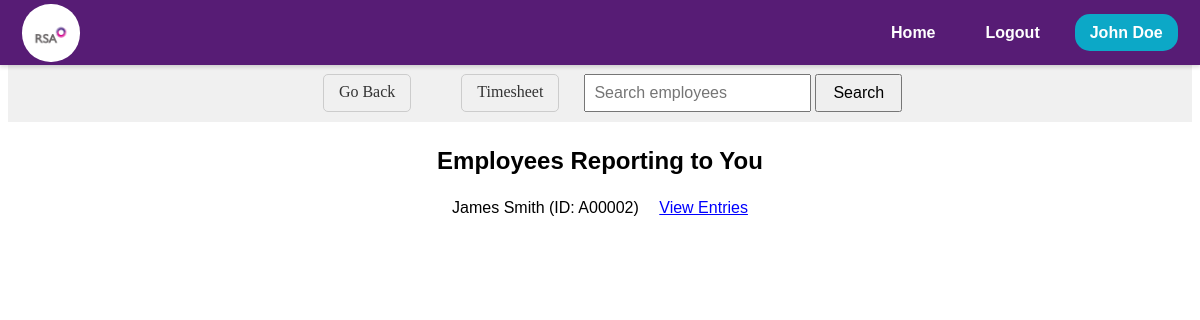
Page /timesheet/manage_repotree (signed in) on the committed database.
### models.py (models this page shows, shortened)
class EmpWD(db.Model, UserMixin):
    __tablename__ = 'EmpWD'
    EMPID = db.Column(db.String(255), primary_key=True)
    username = db.Column(db.String(255), unique=True, nullable=False)
    EName = db.Column(db.String(255))
    DOJRS = db.Column(db.Date)
    DOJSIPL = db.Column(db.Date, nullable=True)
    Profile = db.Column(db.String(255))
    Status = db.Column(db.String(50))
    SIPLLevel = db.Column(db.String(50))
    RSALevel = db.Column(db.String(50))
    EEMail = db.Column(db.String(255))
    IEMail = db.Column(db.String(255))
    Landline = db.Column(db.String(20))
    Mobile = db.Column(db.String(20))
    Ext = db.Column(db.String(10))
    Secretary = db.Column(db.String(255))
    SecretaryID = db.Column(db.String(255))
    SystemID = db.Column(db.String(255))
    Password = db.Column(db.String(255), nullable=False)
    Team = db.Column(db.String(255))
    LineManager = db.Column(db.String(255))
    LineManagerID = db.Column(db.String(255))
    AlternateContatName = db.Column(db.String(255))
    AlternateContatID = db.Column(db.String(255))
    DateofLeavingRSAASIPL = db.Column(db.Date)
    ReasonforLeaving = db.Column(db.String(255))
    LineManager2 = db.Column(db.String(255))
    ITAdmin = db.Column(db.String(255))
    HRAdmin = db.Column(db.String(255))
    TrnAdmin = db.Column(db.String(255))
    FinAdmin = db.Column(db.String(255))
    Field6 = db.Column(db.String(255))
    Field7 = db.Column(db.String(255))

### routes/timesheet/timesheet.py (the view)
@timesheet_bp.route('/manage_repotree', methods=['GET', 'POST'])
@login_required
def manage_repotree():
    search_term = request.form.get('search', '').strip()
    query = EmpWD.query.filter_by(LineManagerID=current_user.EMPID)
    if search_term:
        query = query.filter(EmpWD.EName.ilike(f"%{search_term}%"))
    employees = query.all()
    return render_template('timesheet/timesheet-manager/manage_repotree.html', employees=employees, search_term=search_term, user=current_user)

### app.py (called while the page is built)
@app.before_request
def session_management():
    session.permanent = True

@login_manager.user_loader
def load_user(user_id):
    session = db.session
    return session.get(EmpWD, user_id)

### templates/timesheet/timesheet-manager/manage_repotree.html (shortened to what this page needs)
<!DOCTYPE html>
<html lang="en">
  <head>
    <link
      rel="stylesheet"
      href="{{ url_for('static', filename='css/timesheet/ManageRepotree/ManageRepotree.CSS') }}"
    />
  </head>
  <body>
    {% include 'navbar/navbar.html' %}
    <nav class="ts-nav-container">
      <div class="ts-nav-center">
        <a onclick="history.back(-1)" class="ts-nav-link">Go Back</a>
        <a href="/timesheet" class="ts-nav-link">Timesheet</a>
        <form
          method="POST"
          action="{{ url_for('timesheet.manage_repotree') }}"
          class="ts-manager-view-form"
        >
          <input
            type="text"
            name="search"
            placeholder="Search employees"
            value="{{ search_term }}"
            class="ts-manager-view-input"
          />
          <button type="submit" class="ts-manager-view-button">Search</button>
        </form>
      </div>
    </nav>
    <div class="ts-manager-view-body">
      <div class="ts-manager-view-container">
        <h2 class="ts-manager-view-subtitle">Employees Reporting to You</h2>
        <ul class="ts-manager-view-list">
          {% for employee in employees %}
          <li class="ts-manager-view-list-item">
            {{ employee.EName }} (ID: {{ employee.EMPID }})
            <a
              href="{{ url_for('timesheet.employee_entries', emp_id=employee.EMPID) }}"
              class="ts-manager-view-link"
            >
              View Entries
            </a>
          </li>
          {% endfor %}
        </ul>
      </div>
    </div>
  </body>
</html>

### templates/navbar/navbar.html (shortened to what this page needs)
<!DOCTYPE html>
<html lang="en">
  <head>
    <link
      rel="stylesheet"
      href="{{ url_for('static', filename='css/navbar/navbar.css') }}"
    />
  </head>
  <body>
    <header id="navbar">
      <nav class="navbar-container container">
        <a href="/home" class="home-link">
          <div class="navbar-logo">
            <img
              src="{{ url_for('static', filename='images/logo.png') }}"
              alt="Logo"
            />
          </div>
        </a>
        <div class="navbar-links">
          <a class="navbar-link" href="/home">Home</a>
          <a class="navbar-link" href="/logout">Logout</a>
          <div class="navInfo" data-toggle="false">
            <a class="navbar-link-name" href="#">
              <span>{{user.EName}}</span>
            </a>
          </div>
        </div>
      </nav>
    </header>
  </body>
</html>

### static/css/navbar/navbar.css (style rules this page uses)
#navbar { --navbar-bg-color: #571c75; --navbar-text-color: #fff; --navbar-text-color-focus: #fff; --navbar-bg-contrast: rgb(255, 0, 85); position: fixed; top: 0; left: 0; right: 0; height: 65px; background-color: var(--navbar-bg-color); box-shadow: 0 2px 4px rgba(0, 0, 0, 0.15); z-index: 99; font-weight: 700; font-family: sans-serif; }
.navbar-container { display: flex; justify-content: space-between; align-items: center; height: 100%; padding: 0 1.4rem; }
.home-link { display: flex; align-items: center; }
.navbar-logo { background-color: var(--navbar-text-color-focus); border-radius: 49%; width: 58px; height: 58px; margin-right: 0.5em; }
.navbar-logo img { width: 46px; margin-top: 0.55rem; margin-left: 0.34rem; }
.navbar-links { display: flex; align-items: center; gap: 20px; }
.navbar-link { color: var(--navbar-text-color); text-decoration: none; border-radius: 15px; padding: 10px 15px; transition: background-color 0.3s ease; border-radius: 15px; }
.navbar-link-name { background-color: #0ca8c7; color: #fff; padding: 10px 15px; border-radius: 15px; text-decoration: none; }
.navInfo { position: relative; color: black; }

### rows in the picture
EmpWD: EName "John Doe"
EmpWD: EName "James Smith", EMPID "A00002"
